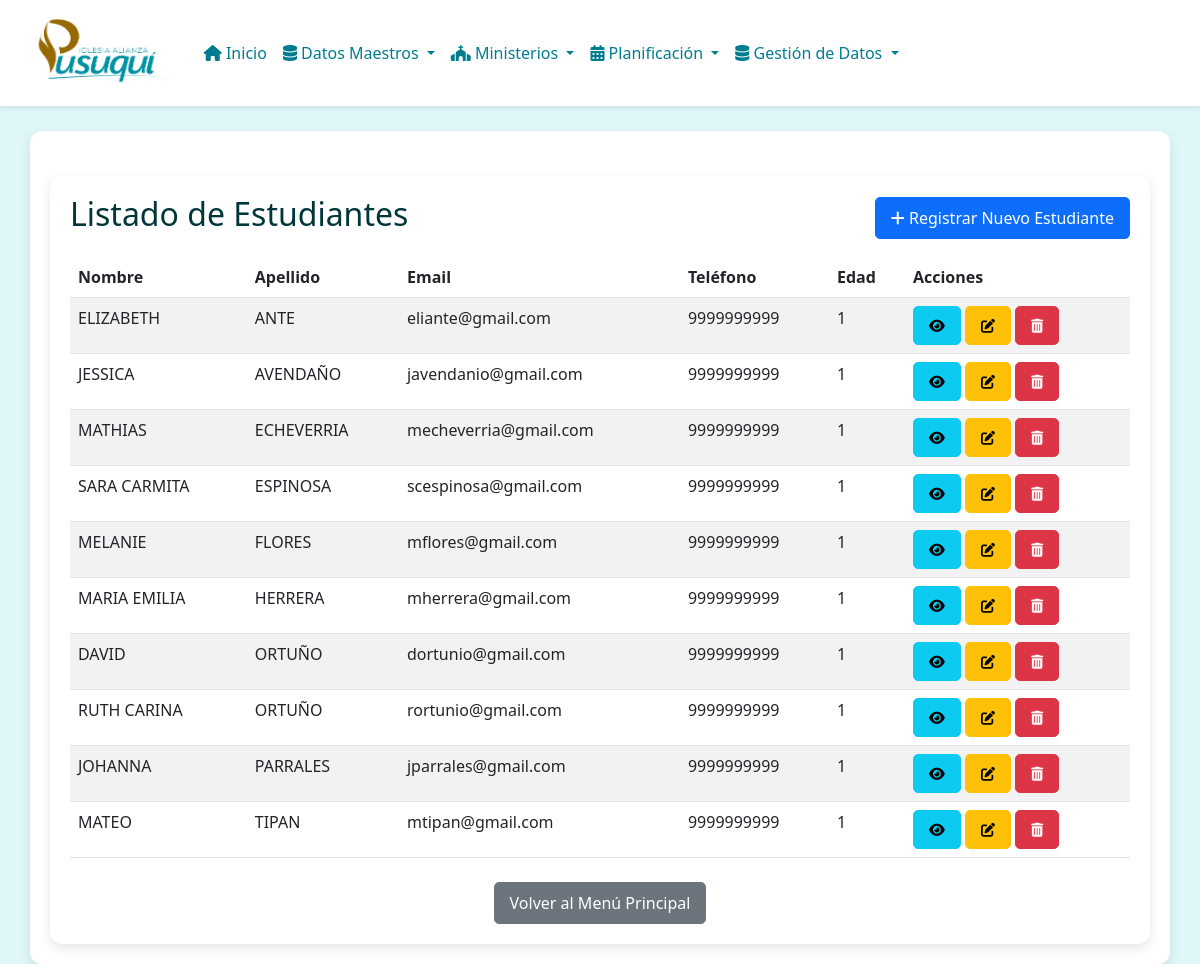
/academia/students/, run on an earlier commit of the app's database.
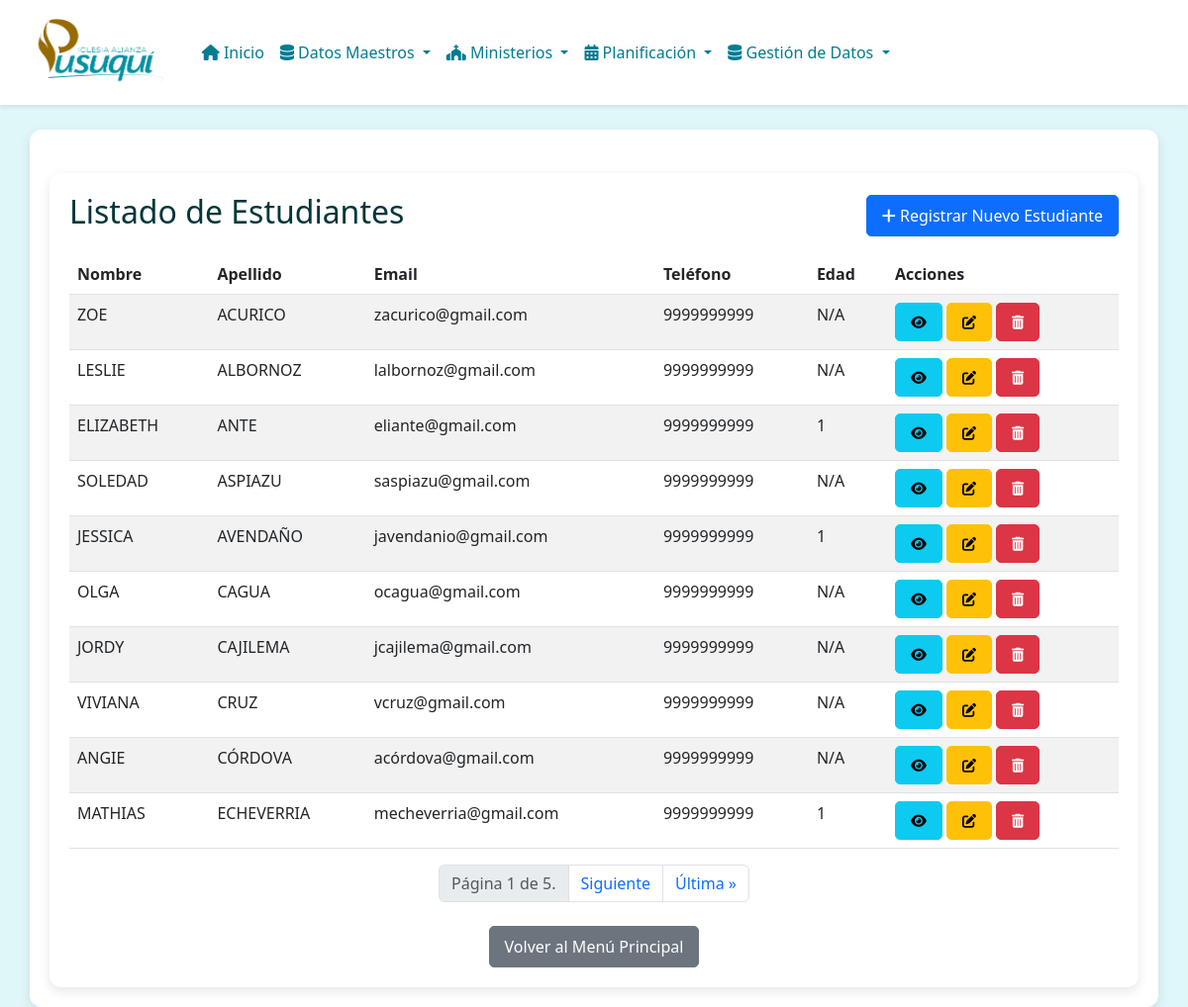
And on a later commit of the database.
### academia/models.py (models this page shows, shortened)
class Student(models.Model):
    name = models.CharField(_("name"), max_length=128)
    surname = models.CharField(_("surname"), max_length=128)
    email = models.EmailField(_("email"), max_length=254, unique=True, null=True, blank=True)
    phone_number = models.CharField(_("phone number"), max_length=20, null=True, blank=True)
    date_of_birth = models.DateField(
        _("date of birth"),
        null=True, blank=True,
        validators=[validate_date],
        help_text=_("Format: YYYY-MM-DD")
    )
    @property
    def age(self):
        if not self.date_of_birth:
            return None
        today = date.today()
        return today.year - self.date_of_birth.year - \
               ((today.month, today.day) < (self.date_of_birth.month, self.date_of_birth.day))
    class Meta:
        verbose_name = _("student")
        verbose_name_plural = _("students")
        ordering = ['surname', 'name']
        unique_together = [['name', 'surname']]

### academia/views.py (the view)
# urls.py: path('students/', views.StudentListView.as_view(), name='student-list'),
class StudentListView(ListView):
    model = Student
    template_name = 'academia/student_list.html'
    context_object_name = 'students'
    paginate_by = 10
    def get_context_data(self, **kwargs):
        context = super().get_context_data(**kwargs)
        context['active_page'] = 'students'
        context['page_title'] = 'Listado de Estudiantes'
        return context

### academia/templates/academia/student_list.html (shortened to what this page needs)
{% extends "base.html" %}
{% block body %}
<div class="container mt-4">
    <div class="d-flex justify-content-between align-items-center mb-3">
        <h2>{{ page_title }}</h2>
        <a href="{% url 'academia:student-create' %}" class="btn btn-primary">
            <i class="fas fa-plus"></i> Registrar Nuevo Estudiante
        </a>
    </div>
    {% if students %}
        <table class="table table-striped table-hover">
            <thead class="thead-dark">
                <tr>
                    <th>Nombre</th>
                    <th>Apellido</th>
                    <th>Email</th>
                    <th>Teléfono</th>
                    <th>Edad</th>
                    <th>Acciones</th>
                </tr>
            </thead>
            <tbody>
                {% for student in students %}
                <tr>
                    <td>{{ student.name }}</td>
                    <td>{{ student.surname }}</td>
                    <td>{{ student.email|default:"N/A" }}</td>
                    <td>{{ student.phone_number|default:"N/A" }}</td>
                    <td>{{ student.age|default:"N/A" }}</td>
                    <td>
                        <a href="{% url 'academia:student-detail' student.pk %}" class="btn btn-info btn-sm" title="Ver Detalles">
                            <i class="fas fa-eye"></i>
                        </a>
                        <a href="{% url 'academia:student-update' student.pk %}" class="btn btn-warning btn-sm" title="Editar">
                            <i class="fas fa-edit"></i>
                        </a>
                        <a href="{% url 'academia:student-delete' student.pk %}" class="btn btn-danger btn-sm" title="Eliminar">
                            <i class="fas fa-trash-alt"></i>
                        </a>
                    </td>
                </tr>
                {% endfor %}
            </tbody>
        </table>
        {% if is_paginated %}
            <nav aria-label="Page navigation">
                <ul class="pagination justify-content-center">
                    <li class="page-item disabled"><span class="page-link">Página {{ page_obj.number }} de {{ page_obj.paginator.num_pages }}.</span></li>
                    {% if page_obj.has_next %}
                        <li class="page-item"><a class="page-link" href="?page={{ page_obj.next_page_number }}">Siguiente</a></li>
                        <li class="page-item"><a class="page-link" href="?page={{ page_obj.paginator.num_pages }}">Última &raquo;</a></li>
                    {% endif %}
                </ul>
            </nav>
        {% endif %}
    {% else %}
        <div class="alert alert-info" role="alert">
            No hay estudiantes registrados.
        </div>
    {% endif %}
    <div class="mt-4 text-center">
        <a href="{% url 'academia:index' %}" class="btn btn-secondary">Volver al Menú Principal</a>
    </div>
</div>
{% endblock %}

What changed in the data, as far as the page shows it:
no longer on this page (row unchanged): Student: name "SARA CARMITA", surname "ESPINOSA", email "scespinosa@gmail.com", phone_number "9999999999", age "1"
no longer on this page (row unchanged): Student: name "MELANIE", surname "FLORES", email "mflores@gmail.com", phone_number "9999999999", age "1"
no longer on this page (row unchanged): Student: name "MARIA EMILIA", surname "HERRERA", email "mherrera@gmail.com", phone_number "9999999999", age "1"
no longer on this page (row unchanged): Student: name "DAVID", surname "ORTUÑO", email "dortunio@gmail.com", phone_number "9999999999", age "1"
no longer on this page (row unchanged): Student: name "RUTH CARINA", surname "ORTUÑO", email "rortunio@gmail.com", phone_number "9999999999", age "1"
no longer on this page (row unchanged): Student: name "JOHANNA", surname "PARRALES", email "jparrales@gmail.com", phone_number "9999999999", age "1"
no longer on this page (row unchanged): Student: name "MATEO", surname "TIPAN", email "mtipan@gmail.com", phone_number "9999999999", age "1"
added Student: name "ZOE", surname "ACURICO", email "zacurico@gmail.com", phone_number "9999999999", age "N/A"
added Student: name "LESLIE", surname "ALBORNOZ", email "lalbornoz@gmail.com", phone_number "9999999999", age "N/A"
added Student: name "SOLEDAD", surname "ASPIAZU", email "saspiazu@gmail.com", phone_number "9999999999", age "N/A"
added Student: name "OLGA", surname "CAGUA", email "ocagua@gmail.com", phone_number "9999999999", age "N/A"
added Student: name "JORDY", surname "CAJILEMA", email "jcajilema@gmail.com", phone_number "9999999999", age "N/A"
added Student: name "VIVIANA", surname "CRUZ", email "vcruz@gmail.com", phone_number "9999999999", age "N/A"
added Student: name "ANGIE", surname "CÓRDOVA", email "acórdova@gmail.com", phone_number "9999999999", age "N/A"
Also different on the page:
{{ page_obj.number }}: (not shown) → "1"
{{ page_obj.paginator.num_pages }}: (not shown) → "5"
text now shown: "Página de . Siguiente Última »"
